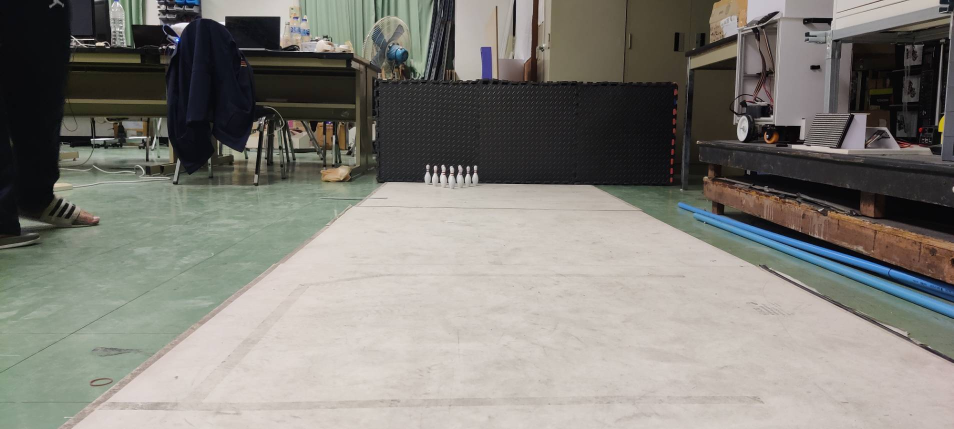
#> input picture pin/dataset_carc/Pindetect_Test.jpg, 1907 x 858 px (shown at 1/2 size)
$ python CARC_v6EdgeBowling.py
#> lines starting #> are read from the running program, lines starting #| are printed output that depends on the picture; after the words box and inside, x2 and y2 are one past the last pixel; in counts of white or black regions, pixels touching at a corner belong together
import numpy as np
import cv2

points_list = []
pin_center = []

def load_image(path_img):
#> called with path_img = 'pin/dataset_carc/Pindetect_Test.jpg'
    return cv2.imread(path_img)
#> returned value is the input picture: shape (858, 1907, 3); mean B, G, R 120.4, 126.8, 128.9

def zoom(img, zoom_factor=1.5):
    return cv2.resize(img, None, fx=zoom_factor, fy=zoom_factor)

def refine_pin_detection_adjusted(img):
    frame_width, frame_height = img.shape[1], img.shape[0]
#> frame_width = 1907; frame_height = 858
    zoom_factor = 2
    zoomed_frame = zoom(img, zoom_factor)

    zoomed_height, zoomed_width = zoomed_frame.shape[:2]
#> zoomed_height = 1716; zoomed_width = 3814
    crop_x = (zoomed_width - frame_width) // 2
#> crop_x = 953
    crop_y = (zoomed_height - frame_height) // 2 - 500
#> crop_y = -71

    # Ensure cropping coordinates are within valid bounds
    crop_x = max(crop_x, 0)
    crop_y = max(crop_y, 0)
#> crop_y = 0
    end_x = min(crop_x + frame_width, zoomed_width)
#> end_x = 2860
    end_y = min(crop_y + frame_height, zoomed_height)
#> end_y = 858

    cropped_frame = zoomed_frame[crop_y:end_y, crop_x:end_x]

    # Convert BGR to HSV
    hsv = cv2.cvtColor(cropped_frame, cv2.COLOR_BGR2HSV)
#> hsv: shape (858, 1907, 3); mean H, S, V 45.1, 38.5, 88.4

    # Define range of white color in HSV
    lower_white = np.array([28, 0, 50])
    upper_white = np.array([180, 55, 255])

    # Threshold the HSV image to get only white colors
    mask = cv2.inRange(hsv, lower_white, upper_white)
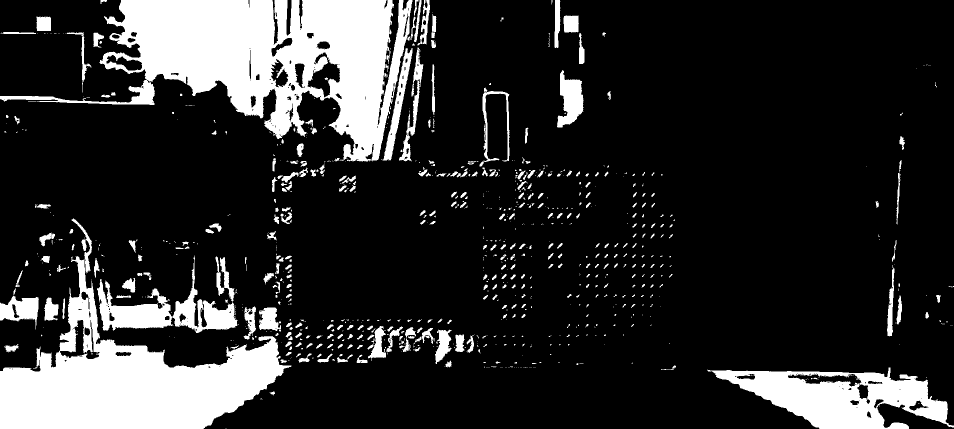
#> mask: shape (858, 1907) (shown at 1/2 size); 17.7% white; 923 white regions (596 under 20 px)

    # Find contours
    contours, hierarchy = cv2.findContours(mask, cv2.RETR_TREE, cv2.CHAIN_APPROX_SIMPLE)
#> contours = 1233 contours, 921 with area under 20; largest, box (x1, y1, x2, y2) and area: (0, 0, 825, 323) 117676, (0, 437, 583, 858) 83162, (1414, 735, 1907, 858) 33742, (194, 558, 347, 661) 7192, (345, 511, 475, 666) 5558
    for index, c in enumerate(contours):
        rect = cv2.boundingRect(c)
        x, y, w, h = rect
        area = w * h

        epsilon = 0.08 * cv2.arcLength(c, True)
        approx = cv2.approxPolyDP(c, epsilon, True)
        if area > 200000:
            for point in approx:
                points_list.append((point[0][0], point[0][1]))
#> this loop made 1233 passes
#> (x, y, w, h, area, epsilon, approx) on passes 5, 7, 8: (539, 783, 11, 8, 88, 2.3, [[549, 787], [548, 783], [539, 785], [546, 790]]), (1322, 738, 16, 2, 32, 2.71, [[1322, 739], [1337, 738]]), (1339, 737, 10, 3, 30, 1.75, [[1348, 737], [1339, 739]])
#> after the loop, points_list = [(0, 857), (582, 731), (146, 437), (0, 192), (824, 0)]

    # Initialize contour_frame
    print(points_list)
#| [(0, 857), (582, 731), (146, 437), (0, 192), (824, 0)]
    contour_frame = cropped_frame.copy()

    for index, point in enumerate(points_list):
        if index == 1:
            cv2.circle(contour_frame, point, 15, (0, 0, 255), -1)
#> this loop made 5 passes
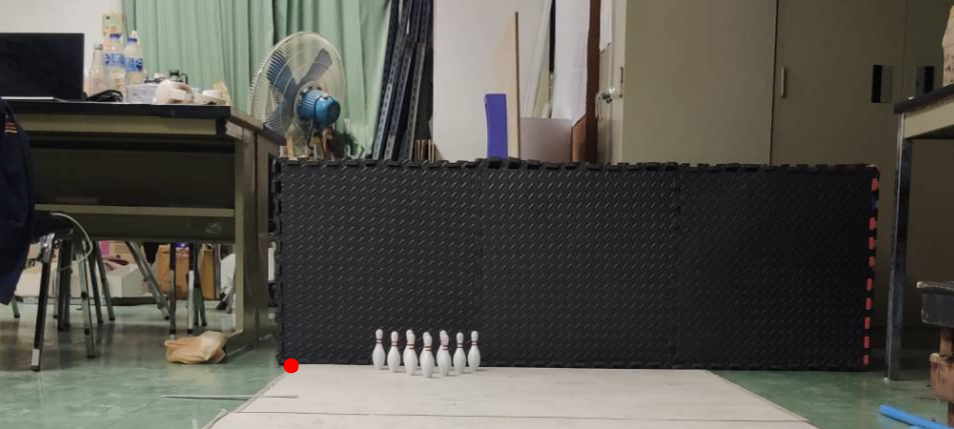
#> contour_frame: shape (858, 1907, 3) (shown at 1/2 size); mean B, G, R 77.1, 84, 85.7

    gray = cv2.cvtColor(cropped_frame, cv2.COLOR_BGR2GRAY)
    blur = cv2.GaussianBlur(gray, (7, 7), 0)

    gray_inverted = cv2.bitwise_not(blur)
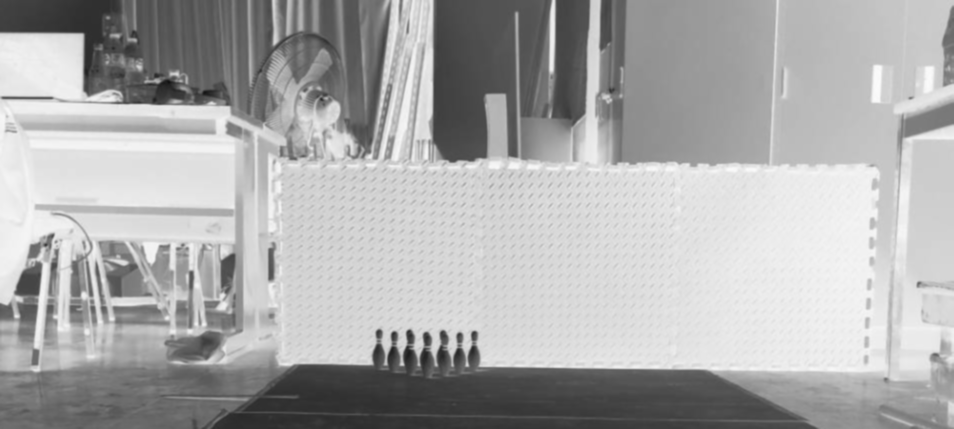
#> gray_inverted: shape (858, 1907) (shown at 1/2 size); min 15, max 251, mean 171.3
    _, binary = cv2.threshold(gray_inverted, 100, 255, cv2.THRESH_BINARY)
#> binary: shape (858, 1907); 80.9% white; 109 black regions (30 under 20 px), largest, box (x1, y1, x2, y2) and area: (318, 662, 1634, 858) 131248, (0, 0, 462, 211) 58118, (866, 0, 1101, 324) 56030
    _, binary2 = cv2.threshold(gray_inverted, 115, 255, cv2.THRESH_BINARY)
#> binary2: shape (858, 1907); 76.3% white; 102 black regions (31 under 20 px), largest, box (x1, y1, x2, y2) and area: (0, 661, 1636, 858) 173319, (0, 0, 467, 212) 66213, (865, 0, 1102, 325) 59196

    kernel = np.ones((3, 3), np.uint8)
    binary = cv2.dilate(binary, kernel, iterations=1)
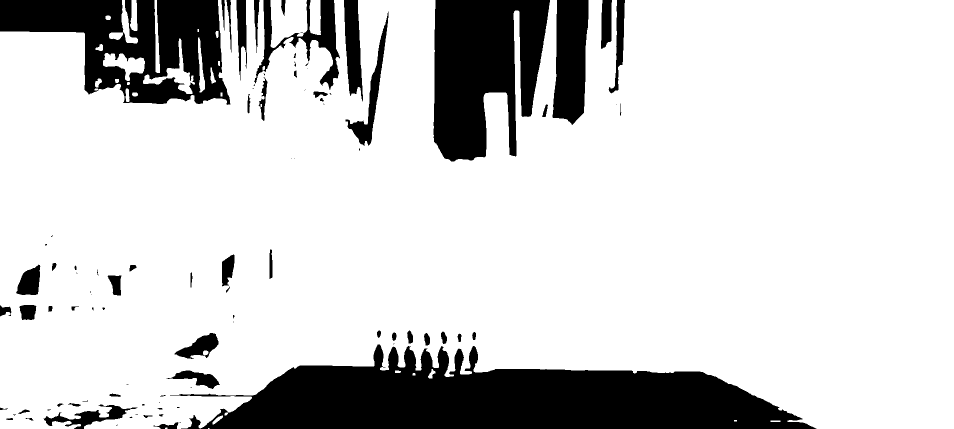
#> binary: shape (858, 1907) (shown at 1/2 size); 82.2% white; 96 black regions (40 under 20 px), largest, box (x1, y1, x2, y2) and area: (340, 689, 1633, 858) 127599, (0, 0, 461, 210) 54582, (867, 0, 1100, 323) 54421
    binary = cv2.erode(binary, kernel, iterations=1)
#> binary: shape (858, 1907); 81% white; 88 black regions (14 under 20 px), largest, box (x1, y1, x2, y2) and area: (339, 688, 1634, 858) 130835, (0, 0, 462, 211) 58055, (866, 0, 1101, 324) 56028

    edges = cv2.Canny(binary, 40, 180)
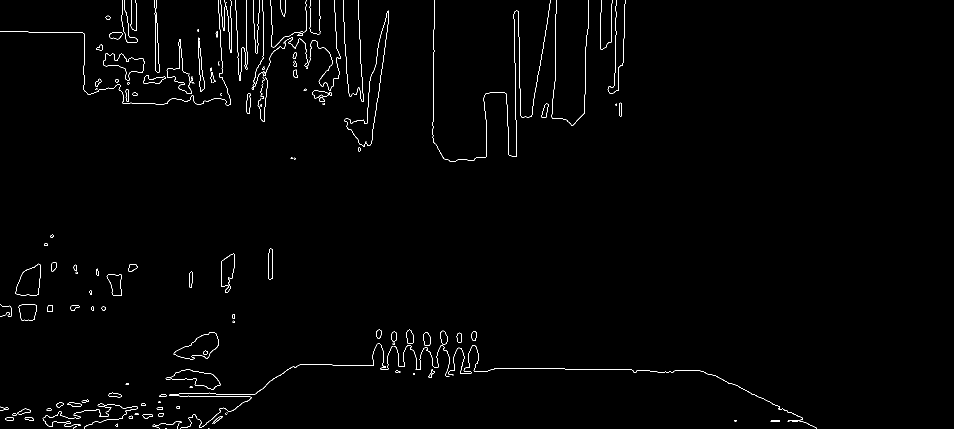
#> edges: shape (858, 1907) (shown at 1/2 size); 0.99% white in thin lines or dots, all inside (x1, y1, x2, y2) = (0, 0, 1634, 858)
    contours_pins, _ = cv2.findContours(edges.copy(), cv2.RETR_EXTERNAL, cv2.CHAIN_APPROX_SIMPLE)
#> contours_pins = 154 contours, 77 with area under 20; largest, box (x1, y1, x2, y2) and area: (30, 527, 82, 591) 2200, (331, 739, 441, 779) 1957, (206, 106, 289, 161) 1944, (442, 507, 470, 586) 1388, (37, 608, 74, 641) 981
    contours_field, _ = cv2.findContours(binary.copy(), cv2.RETR_EXTERNAL, cv2.CHAIN_APPROX_SIMPLE)
#> contours_field = 36 contours, 14 with area under 20; largest, box (x1, y1, x2, y2) and area: (0, 0, 1907, 858) 1327387, (542, 0, 614, 95) 4718, (207, 107, 289, 161) 1812, (334, 78, 386, 187) 1383, (620, 0, 641, 69) 1200

    cv2.drawContours(contour_frame, contours_pins, -1, (0, 255, 0), 2)
    cv2.drawContours(contour_frame, contours_field, -1, (0, 0, 255), 2)

    # Adjust the coordinates of the bounding box
    x, y, w, h = cv2.boundingRect(contours_field[0])
#> x = 417; y = 857; w = 1; h = 1
    new_x = x + 10  # Adjusted to properly fit the pins  ---> - 50 px
#> new_x = 427
    new_y = y - 180  # Adjusted to properly fit the pins ---> -300 px
#> new_y = 677
    new_w = w + 1020  # Adjusted width ----> + 1620 px
#> new_w = 1021
    new_h = h + 50  # Adjusted height  ----> +   50 px
#> new_h = 51

                                            # Crop y rectangle
    cv2.rectangle(contour_frame, (new_x+120, new_y-100), (new_x + new_w , new_y + new_h), (255, 0, 0), 2)

    pin_contours = []
    for contour in contours_pins:
        area = cv2.contourArea(contour)
        if 40 < area < 1600:
            x, y, w, h = cv2.boundingRect(contour)
            aspect_ratio = h / float(w)
            if 0.8 < aspect_ratio < 5:
                pin_contours.append(contour)

                # Add a small red dot at the center of each pin contour
                center_x, center_y = x + w // 2, y + h // 2
                cv2.circle(contour_frame, (center_x, center_y), 5, (0, 0, 255), -1)
#> this loop made 154 passes
#> (area, x, y, w, h, aspect_ratio, center_x, center_y) on passes 43, 44, 49, 50, 52, 53, 54, 55, 56, 59: (74.5, 857, 738, 13, 18, 1.38, 863, 747), (51, 406, 701, 10, 9, 0.9, 411, 705), (145.5, 913, 665, 11, 20, 1.82, 918, 675), (299, 846, 664, 15, 28, 1.87, 853, 678), (172.5, 782, 663, 12, 20, 1.67, 788, 673), (141.5, 942, 662, 11, 19, 1.73, 947, 671), (286.5, 880, 661, 15, 28, 1.87, 887, 675), (301.5, 812, 659, 15, 29, 1.93, 819, 673), (140, 752, 659, 11, 18, 1.64, 757, 668), (42, 203, 613, 8, 8, 1, 207, 617)
#> (area, x, y, w, h, aspect_ratio) on passes 10, 11, 15, 19, 24, 25: (83, 49, 834, 19, 8, 0.421), (77, 10, 834, 17, 7, 0.412), (107.5, 285, 828, 21, 9, 0.429), (58, 316, 826, 12, 8, 0.667), (156, 34, 817, 27, 12, 0.444), (50, 313, 814, 13, 6, 0.462)
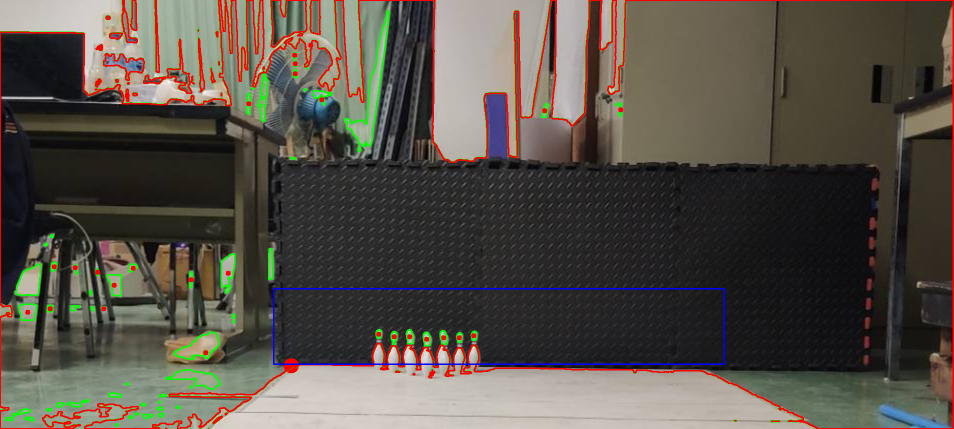
#> contour_frame: shape (858, 1907, 3) (shown at 1/2 size); mean B, G, R 72.4, 80.8, 86.8

    # Filter pins inside the adjusted rectangle and exclude areas near the edges
    edge_buffer = 7  # Buffer distance from the edge
    filtered_pins = [
        contour for contour in pin_contours
        if new_x + edge_buffer + 120 <= cv2.boundingRect(contour)[0] <= new_x + new_w - edge_buffer
        and new_y - edge_buffer - 100 <= cv2.boundingRect(contour)[1] <= new_y + new_h - edge_buffer
    ]
    num_pins = len(filtered_pins)

    cv2.putText(contour_frame, f'Pins: {num_pins}', (25, frame_height - 50), cv2.FONT_HERSHEY_SIMPLEX, 1.5, (255, 0, 0), 2, cv2.LINE_AA)

    for contour in filtered_pins:
        x, y, w, h = cv2.boundingRect(contour)
        center_x, center_y = x + w // 2, y + h // 2
        pin_center.append((center_x, center_y))
#> this loop made 7 passes
    print(pin_center)
#| [(918, 675), (853, 678), (788, 673), (947, 671), (887, 675), (819, 673), (757, 668)]
    # print(pin_center[0])

    # Calculate distance between the first two points
    if len(pin_center) != 0:
        if len(points_list) >= 2:
            pt1 = points_list[1]
            pt2 = pin_center[6]
            distance = np.sqrt((pt1[0] - pt2[0]) ** 2 + (pt1[1] - pt2[1]) ** 2)
            cv2.line(contour_frame, pt1, pt2, (255, 0, 0), 2)
#> contour_frame: shape (858, 1907, 3); mean B, G, R 72.5, 80.7, 86.7
            cv2.putText(contour_frame, f'Distance: {distance:.2f}', (20, 50), cv2.FONT_HERSHEY_SIMPLEX, 1, (255, 0, 0), 2, cv2.LINE_AA)
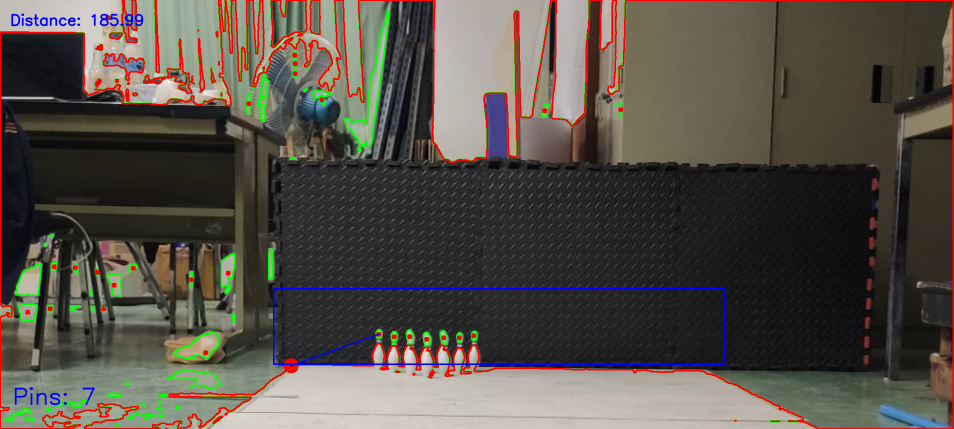
#> contour_frame: shape (858, 1907, 3) (shown at 1/2 size); mean B, G, R 72.6, 80.5, 86.4

        if distance >= 170 and distance <= 190:
            cv2.putText(contour_frame, f'A', (1800, 90), cv2.FONT_HERSHEY_SIMPLEX, 2, (255, 0, 0), 2, cv2.LINE_AA)
#> contour_frame: shape (858, 1907, 3); 0.03% of pixels changed, all inside (x1, y1, x2, y2) = (1800, 47, 1837, 93)

    return contour_frame, num_pins

# new_image_path = 'pin/dataset_carc/A/in_calibrateline/image0.jpg'
new_image_path = 'pin/dataset_carc/Pindetect_Test.jpg'
new_image = load_image(new_image_path)
if new_image is None:
    raise ValueError("Error: Could not open the newly uploaded image.")

# Process the new image to detect pins
adjusted_contour_frame, adjusted_num_pins = refine_pin_detection_adjusted(new_image)
cv2.namedWindow('Refined Contours', cv2.WINDOW_NORMAL)
cv2.resizeWindow('Refined Contours', 1300, 600)  # Resize window to 1300x600 pixels

# Display the result
cv2.imshow('Refined Contours', adjusted_contour_frame)
cv2.waitKey(0)
cv2.destroyAllWindows()

# Save the result
adjusted_output_path = '/mnt/data/AdjustedRefinedContourPin_image.png'
cv2.imwrite(adjusted_output_path, adjusted_contour_frame)

adjusted_output_path, adjusted_num_pins

$ run again, with pin/dataset_carc/A/in_calibrateline/image0.jpg copied over pin/dataset_carc/Pindetect_Test.jpg
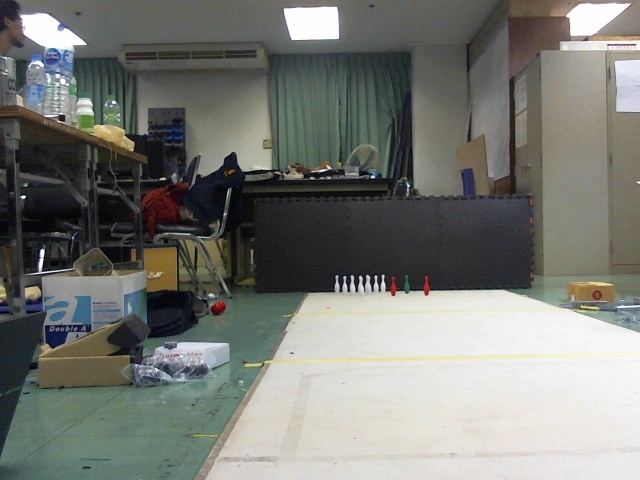
#> input picture pin/dataset_carc/A/in_calibrateline/image0.jpg, 640 x 480 px
#> in load_image, returned value is the input picture: shape (480, 640, 3); mean B, G, R 116.8, 122.2, 120.2
#> hsv: shape (480, 640, 3); mean H, S, V 63.4, 31.4, 85.5
#> in refine_pin_detection_adjusted, `mask = cv2.inRange(hsv, lower_white, upper_white)`:
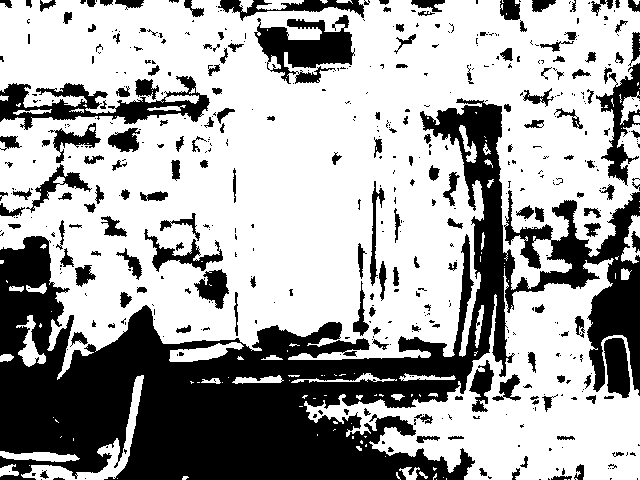
#> mask: shape (480, 640); 65% white; 505 black regions (330 under 20 px)
#> contours = 947 contours, 731 with area under 20; largest, box (x1, y1, x2, y2) and area: (0, 0, 640, 380) 177584, (304, 258, 640, 480) 32134, (253, 18, 355, 85) 3419, (21, 375, 144, 480) 1792, (603, 337, 631, 399) 1270
#> the loop in refine_pin_detection_adjusted, `for index, c in enumerate(contours):` made 947 passes
#> (x, y, w, h, area, epsilon, approx) on passes 7 to 9: (182, 476, 7, 4, 28, 1.25, [[182, 479], [188, 477], [183, 476]]), (433, 473, 4, 7, 28, 1.21, [[436, 473], [433, 479], [436, 476]]), (396, 472, 5, 8, 40, 1.48, [[396, 472], [397, 477], [400, 479]])
#> after the loop in refine_pin_detection_adjusted, `for index, c in enumerate(contours):`: points_list = [(0, 3), (639, 191)]
#| [(0, 3), (639, 191)]
#> the loop in refine_pin_detection_adjusted, `for index, point in enumerate(points_list):` made 2 passes
#> binary2: shape (480, 640); 93.9% white; 16 black regions (6 under 20 px), largest, box (x1, y1, x2, y2) and area: (77, 207, 223, 350) 10113, (247, 11, 359, 81) 7112, (509, 287, 530, 375) 1029
#> edges: shape (480, 640); 0.28% white in thin lines or dots, all inside (x1, y1, x2, y2) = (107, 11, 498, 373)
#> contours_pins = 8 contours, 2 with area under 20; largest, box (x1, y1, x2, y2) and area: (246, 11, 359, 81) 6902, (134, 227, 222, 341) 5516, (107, 322, 124, 339) 96, (268, 348, 282, 354) 50, (318, 338, 330, 343) 35, (333, 331, 341, 338) 30
#> contours_field = [[[0, 0], [0, 479], [639, 479], [639, 0]]]
#> in refine_pin_detection_adjusted, `x, y, w, h = cv2.boundingRect(contours_field[0])`: x = 0; w = 640; h = 480
#> new_x = 10
#> new_y = -180
#> new_w = 1660
#> new_h = 530
#> the loop in refine_pin_detection_adjusted, `for contour in contours_pins:` made 8 passes
#> (area, x, y, w, h, aspect_ratio, center_x, center_y) on pass 6: (95.5, 107, 322, 17, 17, 1, 115, 330)
#> after the loop in refine_pin_detection_adjusted, `for contour in contours_pins:`: pin_contours = 1 contour; box (x1, y1, x2, y2) and area: (107, 322, 124, 339) 96
#> filtered_pins = []
#> num_pins = 0
#> in refine_pin_detection_adjusted, `cv2.putText(contour_frame, f'Pins: {num_pins}', (25, frame_height - 50..`:
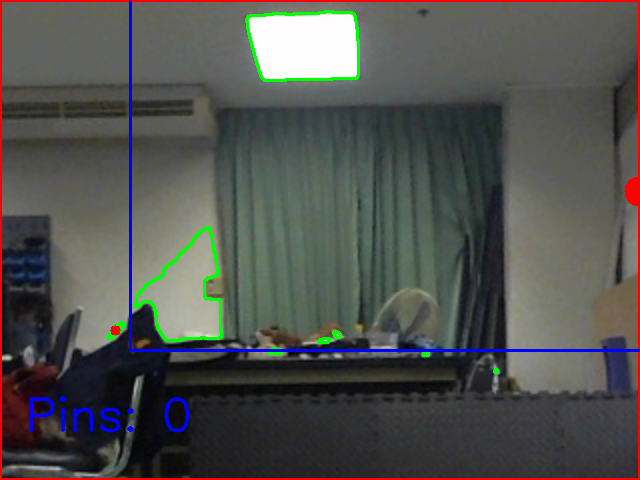
#> contour_frame: shape (480, 640, 3); mean B, G, R 79.4, 82.2, 81.4
#> after the loop in refine_pin_detection_adjusted, `for contour in filtered_pins:`: pin_center = []
#> adjusted_num_pins = 0
